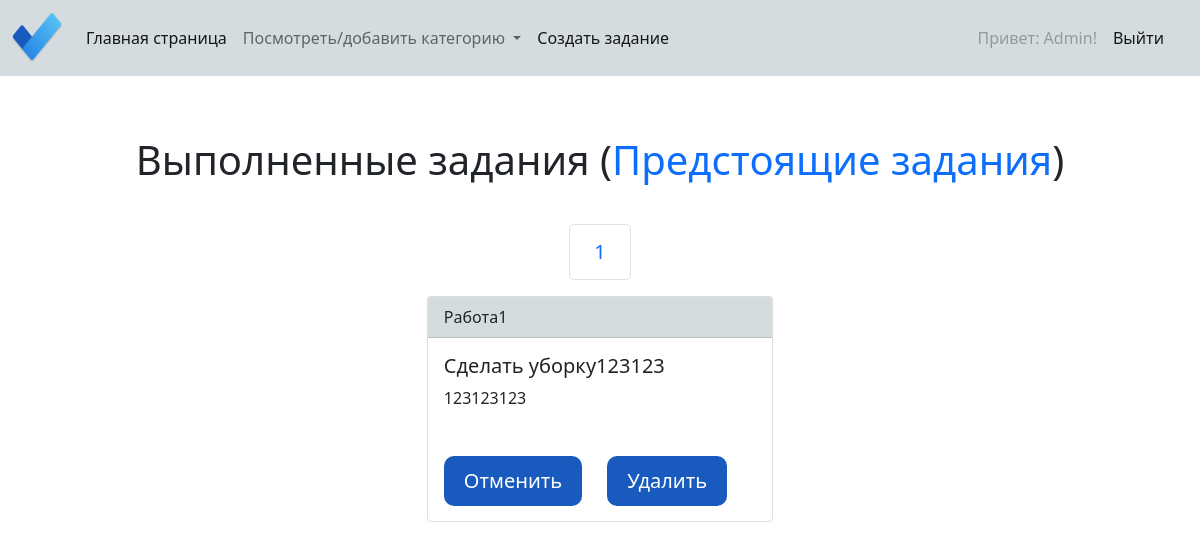
Before: /finished_tasks/1 (signed in) with the older database file.
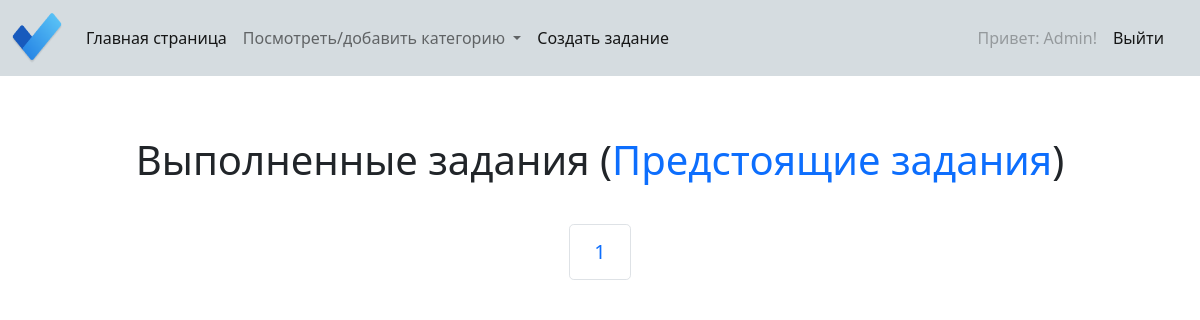
After: the same page with the newer database file.
### main/models.py (models this page shows, shortened)
class Task(models.Model):
    user = models.ForeignKey(User, on_delete=models.CASCADE, verbose_name='Пользователь')
    task_name = models.CharField(max_length=255, verbose_name='Задание')
    due_date = models.DateField(verbose_name='Дата выполнения')
    comment = models.TextField(blank=True, null=True, verbose_name='Комментарий')
    created_at = models.DateTimeField(auto_now_add=True, verbose_name='Дата создания')
    list = models.ForeignKey(List, on_delete=models.SET_NULL, null=True, blank=True, verbose_name='Категория')
    is_done = models.BooleanField(default=False)
    class Meta:
        verbose_name = 'Задание'
        verbose_name_plural = 'Задания'
        ordering = ['-created_at']

class List(models.Model):
    user = models.ForeignKey(User, on_delete=models.CASCADE, verbose_name='Пользователь')
    name = models.CharField(max_length=65, verbose_name='Категория')
    slug = models.SlugField()
    created_at = models.DateTimeField(auto_now_add=True, verbose_name='Дата создания')
    class Meta:
        verbose_name = 'Категория'
        verbose_name_plural = 'Категории'
        ordering = ['name']
    def __str__(self):
        return self.name

### main/views.py (the view)
# urls.py: path('finished_tasks/<int:pk>', finishedTasks, name='finished_page'),
@login_required(login_url='login')
def finishedTasks(request, pk):
    user = User.objects.get(id=pk)
    tasks = user.task_set.filter(is_done=True)
    paginator = Paginator(tasks, 3)
    page_number = request.GET.get('page')
    page_obj = paginator.get_page(page_number)
    context = {
        'user': user,
        'tasks': tasks,
        'page_obj': page_obj,
    }
    return render(request, 'main/finished_tasks.html', context)

### main/templates/main/finished_tasks.html (shortened to what this page needs)
{% extends 'base.html' %}
{% block content %}
<div class="container">
    <div class="row">
        <div class="col-12 d-flex flex-column justify-content-center align-items-center align-self-center">
            <h1 class="home_top">Выполненные задания (<a href="{% url 'home_page' request.user.id %}" class="home_finished-link">Предстоящие задания</a>)</h1>
            <nav aria-label="..." class="pagination_content">
                <ul class="pagination pagination-lg">
                    {% for p in page_obj.paginator.page_range %}
                    <li class="page-item"><a class="page-link" href="?page={{ p }}">{{ p }}</a></li>
                    {% endfor %}
                </ul>
            </nav>
            {% for task in page_obj %}
            <div class="card cr">
                <div class="card-header">
                    {{ task.list }}
                </div>
                <div class="card-body">
                    <h5 class="card-title">{{ task.task_name }}</h5>
                    <p class="card-text">{{ task.comment }}</p>
                </div>
                <div class="home_card-btns d-flex justify-content-start">
                    <a href="{% url 'task_finished' user.id %}?id={{ task.id }}" class="done_btn">Отменить</a>
                    <a href="{% url 'delete_task' task.id %}" class="done_btn">Удалить</a>
                </div>
            </div>
            {% endfor %}
        </div>
    </div>
</div>
{% endblock %}

Changed rows visible on the page:
no longer on this page (row edited): Task: list "Работа1", task_name "Сделать уборку123123", comment "123123123"
